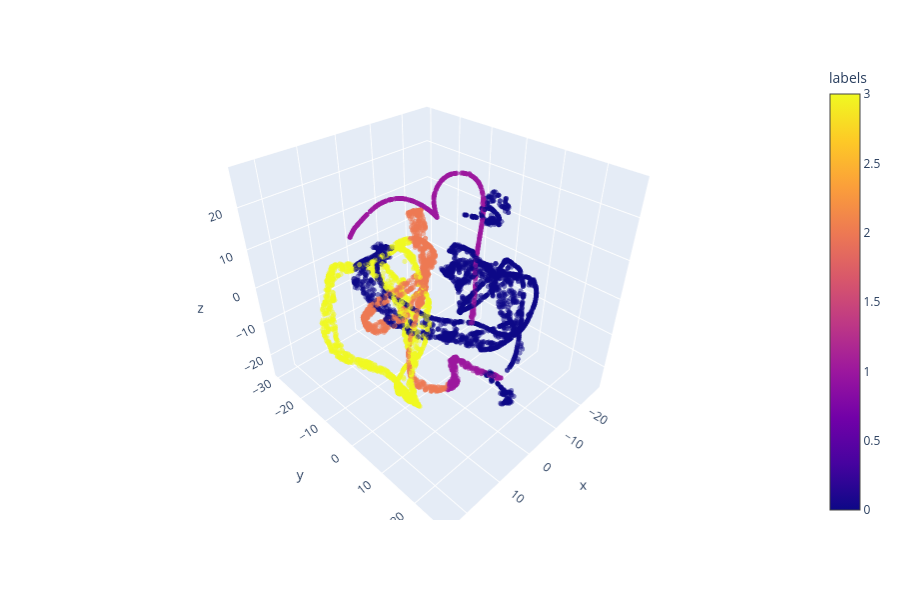

The cell this chart's notebook holds for it:
### Code cell
plot_3d(tsne_3d_df)

### Figure 1 — Plotly figure (JSON) as saved in the notebook; plotly's stock layout.template omitted (floating-point values rounded to 4 significant figures; data arrays with more than 128 entries replaced by an {"elided": "..."} marker saying what was removed)
{"data": [{"hoverlabel": {"namelength": 0}, "hovertemplate": "x=%{x}<br>y=%{y}<br>z=%{z}<br>labels=%{marker.color}", "legendgroup": "", "marker": {"color": {"elided": "7032 int values"}, "coloraxis": "coloraxis", "opacity": 0.5, "size": 3, "symbol": "circle"}, "mode": "markers", "name": "", "scene": "scene", "showlegend": false, "type": "scatter3d", "x": {"elided": "7032 float values"}, "y": {"elided": "7032 float values"}, "z": {"elided": "7032 float values"}}], "layout": {"coloraxis": {"colorbar": {"title": {"text": "labels"}}, "colorscale": [[0, "#0d0887"], [0.1111, "#46039f"], [0.2222, "#7201a8"], [0.3333, "#9c179e"], [0.4444, "#bd3786"], [0.5556, "#d8576b"], [0.6667, "#ed7953"], [0.7778, "#fb9f3a"], [0.8889, "#fdca26"], [1, "#f0f921"]]}, "height": 600, "legend": {"tracegroupgap": 0}, "margin": {"t": 60}, "scene": {"domain": {"x": [0, 0.98], "y": [0, 1]}, "xaxis": {"title": {"text": "x"}}, "yaxis": {"title": {"text": "y"}}, "zaxis": {"title": {"text": "z"}}}}}
